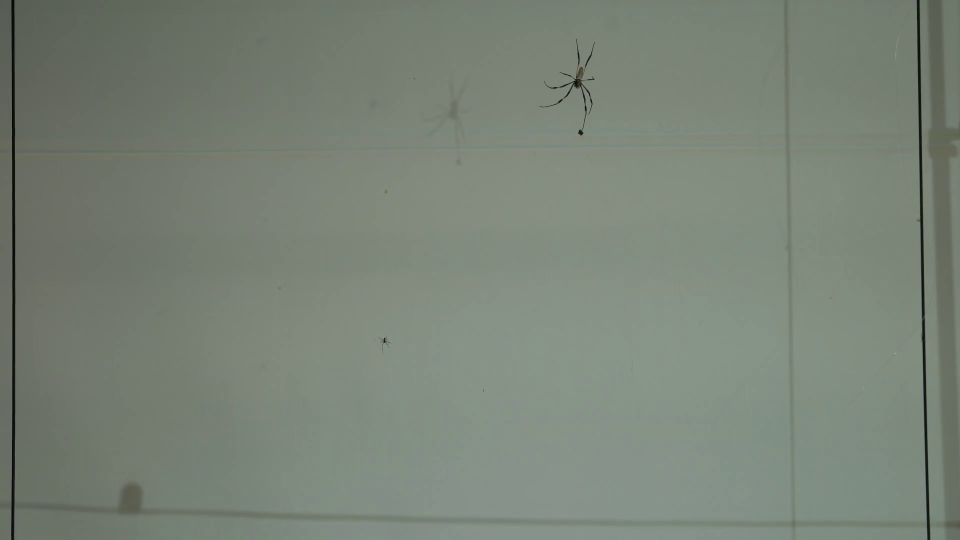
#> input picture frame 235 of videos/C003.mp4, 1920 x 1080 px, given in place of fish_video.mp4, which was not available (shown at 1/2 size)
$ jupyter execute --allow-errors '3a Fish_fast-start_escape_response.ipynb'   (older library calls are emulated)   (text cells are left out)
#> lines starting #> are read from the running program, lines starting #| are printed output that depends on the picture; after the words box and inside, x2 and y2 are one past the last pixel; in counts of white or black regions, pixels touching at a corner belong together; pictures that were not available may be replaced by others from this repository, and a replacement may not be noted
### examples/tracktor.py
import numpy as np
import pandas as pd
import cv2
from sklearn.cluster import KMeans
from scipy.optimize import linear_sum_assignment
from scipy.spatial.distance import cdist

def colour_to_thresh(frame, block_size = 31, offset = 25):
    """
    This function retrieves a video frame and preprocesses it for object tracking.
    The code blurs image to reduce noise, converts it to greyscale and then returns a
    thresholded version of the original image.

    Parameters
    ----------
    frame: ndarray, shape(n_rows, n_cols, 3)
        source image containing all three colour channels
    block_size: int(optional), default = 31
        block_size determines the width of the kernel used for adaptive thresholding.
        Note: block_size must be odd. If even integer is used, the programme will add
        1 to the block_size to make it odd.
    offset: int(optional), default = 25
        constant subtracted from the mean value within the block

    Returns
    -------
    thresh: ndarray, shape(n_rows, n_cols, 1)
        binarised(0,255) image
    """
    frame = cv2.blur(frame, (5,5))
    gray = cv2.cvtColor(frame, cv2.COLOR_BGR2GRAY)
    thresh = cv2.adaptiveThreshold(gray, 255, cv2.ADAPTIVE_THRESH_MEAN_C, cv2.THRESH_BINARY_INV, block_size, offset)
    return thresh

def detect_and_draw_contours(frame, thresh, meas_last, meas_now, min_area = 0, max_area = 10000):
    """
    This function detects contours, thresholds them based on area and draws them.

    Parameters
    ----------
    frame: ndarray, shape(n_rows, n_cols, 3)
        source image containing all three colour channels
    thresh: ndarray, shape(n_rows, n_cols, 1)
        binarised(0,255) image
    meas_last: array_like, dtype=float
        individual's location on previous frame
    meas_now: array_like, dtype=float
        individual's location on current frame
    min_area: int
        minimum area threhold used to detect the object of interest
    max_area: int
        maximum area threhold used to detect the object of interest

    Returns
    -------
    final: ndarray, shape(n_rows, n_cols, 3)
        final output image composed of the input frame with object contours
        and centroids overlaid on it
    contours: list
        a list of all detected contours that pass the area based threhold criterion
    meas_last: array_like, dtype=float
        individual's location on previous frame
    meas_now: array_like, dtype=float
        individual's location on current frame
    """
    # Detect contours and draw them based on specified area thresholds
    if int(cv2.__version__[0]) == 3:
    	img, contours, hierarchy = cv2.findContours(thresh.copy(), cv2.RETR_TREE, cv2.CHAIN_APPROX_SIMPLE)
    else:
    	contours, hierarchy = cv2.findContours(thresh.copy(), cv2.RETR_TREE, cv2.CHAIN_APPROX_SIMPLE)
    img = cv2.cvtColor(thresh.copy(), cv2.COLOR_GRAY2BGR)

    final = frame.copy()

    i = 0
    meas_last = meas_now.copy()
    del meas_now[:]
    while i < len(contours):
        area = cv2.contourArea(contours[i])
        if area < min_area or area > max_area:
            contours = contours[:i] + contours[i+1:]
        else:
            cv2.drawContours(final, contours, i, (0,0,255), 1)
            M = cv2.moments(contours[i])
            if M['m00'] != 0:
            	cx = M['m10']/M['m00']
            	cy = M['m01']/M['m00']
            else:
            	cx = 0
            	cy = 0
            meas_now.append([cx,cy])
            i += 1
    return final, contours, meas_last, meas_now

# [35 lines left out: function apply_k_means, not called in this run]

def hungarian_algorithm(meas_last, meas_now):
    """
    The hungarian algorithm is a combinatorial optimisation algorithm used
    to solve assignment problems. Here, we use the algorithm to reduce noise
    due to ripples and to maintain individual identity. This is accomplished
    by minimising a cost function; in this case, euclidean distances between
    points measured in previous and current step. The algorithm here is written
    to be flexible as the number of contours detected between successive frames
    changes. However, an error will be returned if zero contours are detected.

    Parameters
    ----------
    meas_last: array_like, dtype=float
        individual's location on previous frame
    meas_now: array_like, dtype=float
        individual's location on current frame

    Returns
    -------
    row_ind: array, dtype=int64
        individual identites arranged according to input ``meas_last``
    col_ind: array, dtype=int64
        individual identities rearranged based on matching locations from
        ``meas_last`` to ``meas_now`` by minimising the cost function
    """
    meas_last = np.array(meas_last)
    meas_now = np.array(meas_now)
    if meas_now.shape != meas_last.shape:
        if meas_now.shape[0] < meas_last.shape[0]:
            while meas_now.shape[0] != meas_last.shape[0]:
                meas_last = np.delete(meas_last, meas_last.shape[0]-1, 0)
        else:
            result = np.zeros(meas_now.shape)
            result[:meas_last.shape[0],:meas_last.shape[1]] = meas_last
            meas_last = result

    meas_last = list(meas_last)
    meas_now = list(meas_now)
    cost = cdist(meas_last, meas_now)
    row_ind, col_ind = linear_sum_assignment(cost)
    return row_ind, col_ind

def reorder_and_draw(final, colours, n_inds, col_ind, meas_now, df, mot, fr_no):
    """
    This function reorders the measurements in the current frame to match
    identity from previous frame. This is done by using the results of the
    hungarian algorithm from the array col_inds.

    Parameters
    ----------
    final: ndarray, shape(n_rows, n_cols, 3)
        final output image composed of the input frame with object contours
        and centroids overlaid on it
    colours: list, tuple
        list of tuples that represent colours used to assign individual identities
    n_inds: int
        total number of individuals being tracked
    col_ind: array, dtype=int64
        individual identities rearranged based on matching locations from
        ``meas_last`` to ``meas_now`` by minimising the cost function
    meas_now: array_like, dtype=float
        individual's location on current frame
    df: pandas.core.frame.DataFrame
        this dataframe holds tracked coordinates i.e. the tracking results
    mot: bool
        this boolean determines if we apply the alogrithm to a multi-object
        tracking problem

    Returns
    -------
    final: ndarray, shape(n_rows, n_cols, 3)
        final output image composed of the input frame with object contours
        and centroids overlaid on it
    meas_now: array_like, dtype=float
        individual's location on current frame
    df: pandas.DataFrame
        this dataframe holds tracked coordinates i.e. the tracking results
    """
    # Reorder contours based on results of the hungarian algorithm
    equal = np.array_equal(col_ind, list(range(len(col_ind))))
    if equal == False:
        current_ids = col_ind.copy()
        reordered = [i[0] for i in sorted(enumerate(current_ids), key=lambda x:x[1])]
        meas_now = [x for (y,x) in sorted(zip(reordered,meas_now))]

    # Draw centroids
    if mot == False:
        for i in range(len(meas_now)):
            if colours[i%4] == (0,0,255):
                cv2.circle(final, tuple([int(x) for x in meas_now[i]]), 5, colours[i%4], -1, cv2.LINE_AA)
    else:
        for i in range(n_inds):
            cv2.circle(final, tuple([int(x) for x in meas_now[i]]), 5, colours[i%n_inds], -1, cv2.LINE_AA)

    # add frame number
    font = cv2.FONT_HERSHEY_SCRIPT_SIMPLEX
    cv2.putText(final, str(int(fr_no)), (5,30), font, 1, (255,255,255), 2)

    return final, meas_now, df

# [20 lines left out: function reject_outliers, not called in this run]

### examples/3a Fish_fast-start_escape_response.ipynb
[cell 1]
import numpy as np
import pandas as pd
import tracktor as tr
import cv2
import sys
import scipy.signal
from scipy.optimize import linear_sum_assignment
from scipy.spatial.distance import cdist

[cell 2]
# colours is a vector of BGR values which are used to identify individuals in the video
# since we only have one individual, the program will only use the first element from this array i.e. (0,0,255) - red
# number of elements in colours should be greater than n_inds (THIS IS NECESSARY FOR VISUALISATION ONLY)
n_inds = 1
colours = [(0,0,255),(0,255,255),(255,0,255),(255,255,255),(255,255,0),(255,0,0),(0,255,0),(0,0,0)]

# this is the block_size and offset used for adaptive thresholding (block_size should always be odd)
# these values are critical for tracking performance
block_size = 81
offset = 38

# the scaling parameter can be used to speed up tracking if video resolution is too high (use value 0-1)
scaling = 1.0

# minimum area and maximum area occupied by the animal in number of pixels
# this parameter is used to get rid of other objects in view that might be hard to threshold out but are differently sized
min_area = 1000
max_area = 10000

# mot determines whether the tracker is being used in noisy conditions to track a single object or for multi-object
# using this will enable k-means clustering to force n_inds number of animals
mot = False

# name of source video and paths
video = 'fish_video'
input_vidpath = '/mnt/ssd1/Documents/Vivek/tracktor/videos/' + video + '.mp4'
output_vidpath = '/mnt/ssd1/Documents/Vivek/tracktor/output/' + video + '_tracked.mp4'
output_filepath = '/mnt/ssd1/Documents/Vivek/tracktor/output/' + video + '_tracked.csv'
codec = 'DIVX' # try other codecs if the default doesn't work ('DIVX', 'avc1', 'XVID') note: this list is non-exhaustive

[cell 3]
## Open video
cap = cv2.VideoCapture(input_vidpath)
if cap.isOpened() == False:
    sys.exit('Video file cannot be read! Please check input_vidpath to ensure it is correctly pointing to the video file')

## Video writer class to output video with contour and centroid of tracked object(s)
# make sure the frame size matches size of array 'final'
fourcc = cv2.VideoWriter_fourcc(*codec)
output_framesize = (int(cap.read()[1].shape[1]*scaling),int(cap.read()[1].shape[0]*scaling))
#> output_framesize = (1920, 1080)
out = cv2.VideoWriter(filename = output_vidpath, fourcc = fourcc, fps = 30.0, frameSize = output_framesize, isColor = True)

## Individual location(s) measured in the last and current step
meas_last = list(np.zeros((n_inds,2)))
meas_now = list(np.zeros((n_inds,2)))

last = 0
df = []

while(True):
    # Capture frame-by-frame
    ret, frame = cap.read()

    this = cap.get(1)
    if ret == True:
        frame = cv2.resize(frame, None, fx = scaling, fy = scaling, interpolation = cv2.INTER_LINEAR)
        thresh = tr.colour_to_thresh(frame, block_size, offset)
#> in colour_to_thresh, `thresh = cv2.adaptiveThreshold(gray, 255, cv2.ADAPTIVE_THRESH_MEAN_C, ..`:
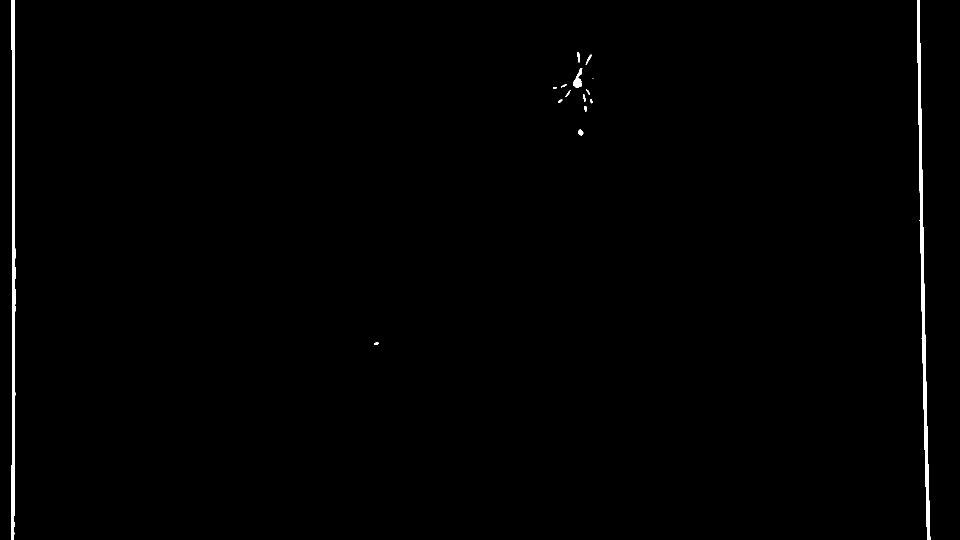
#> thresh: shape (1080, 1920) (shown at 1/2 size); 0.66% white; 16 white regions (1 under 20 px)
        final, contours, meas_last, meas_now = tr.detect_and_draw_contours(frame, thresh, meas_last, meas_now, min_area, max_area)
#> in detect_and_draw_contours, `contours, hierarchy = cv2.findContours(thresh.copy(), cv2.RETR_TREE, c..`: contours = 16 contours, 3 with area under 20; largest, box (x1, y1, x2, y2) and area: (1834, 0, 1861, 1080) 5354, (22, 0, 31, 1080) 5226, (1146, 136, 1165, 176) 321, (1156, 259, 1167, 271) 75, (1171, 109, 1183, 130) 48
#> the loop in detect_and_draw_contours, `while i < len(contours):` made 16 passes
#> (area, cx, cy, i) on passes 15 to 16: (5354.5, 1845.5, 556.6, 1), (5226, 26.3, 547.8, 2)
#> after the loop in detect_and_draw_contours, `while i < len(contours):`:
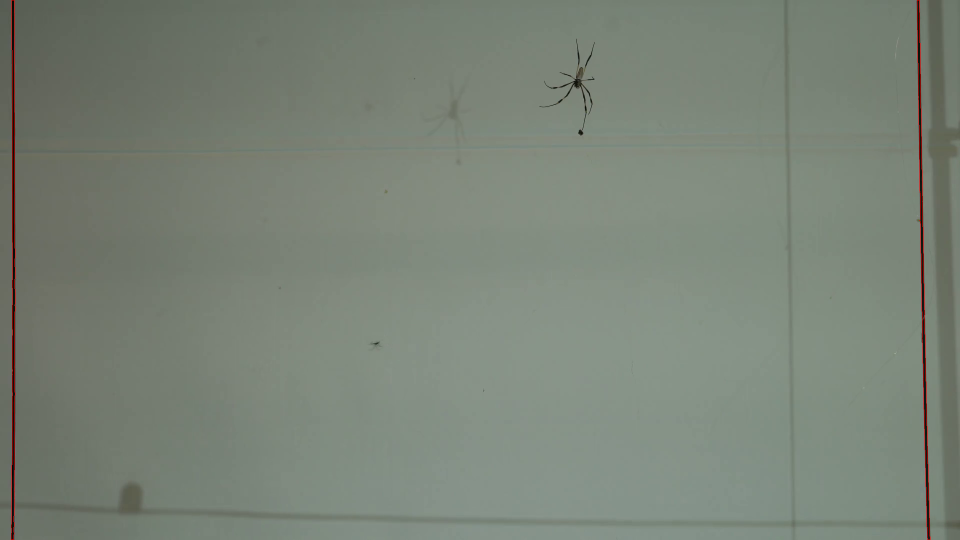
#> final: shape (1080, 1920, 3) (shown at 1/2 size); mean B, G, R 119.2, 131, 121.9
#> after the loop in detect_and_draw_contours, `while i < len(contours):`: i = 2; meas_now = [[1845.5, 556.6], [26.3, 547.8]]
#> contours = 2 contours; box (x1, y1, x2, y2) and area: (1834, 0, 1861, 1080) 5354, (22, 0, 31, 1080) 5226; meas_last = [[0, 0]]; meas_now = [[1845.5, 556.6], [26.3, 547.8]]
        row_ind, col_ind = tr.hungarian_algorithm(meas_last, meas_now)
#> in hungarian_algorithm, `meas_last = np.array(meas_last)`: meas_last = [[0, 0]]
#> in hungarian_algorithm, `meas_now = np.array(meas_now)`: meas_now = [[1845.5, 556.6], [26.3, 547.8]]
#> in hungarian_algorithm, `cost = cdist(meas_last, meas_now)`: cost = [[1927.6, 548.4], [1927.6, 548.4]]
#> in hungarian_algorithm, `row_ind, col_ind = linear_sum_assignment(cost)`: row_ind = [0, 1]
#> row_ind = [0, 1]; col_ind = [0, 1]
        final, meas_now, df = tr.reorder_and_draw(final, colours, n_inds, col_ind, meas_now, df, mot, this)
#> in reorder_and_draw, `equal = np.array_equal(col_ind, list(range(len(col_ind))))`: equal = True
#> the loop in reorder_and_draw, `for i in range(len(meas_now)):` made 2 passes
#> in reorder_and_draw, `font = cv2.FONT_HERSHEY_SCRIPT_SIMPLEX`: font = 6
#> df = []

        # Create output dataframe
        for i in range(n_inds):
            df.append([this, meas_now[i][0], meas_now[i][1]])
#> after the loop, df = [[238, 1845.5, 556.6]]

        # Display the resulting frame
        out.write(final)
        cv2.imshow('frame', final)
        if cv2.waitKey(1) == 27 or meas_now[0][0] < 20 or meas_now[0][0] > cap.get(3) - 20 or meas_now[0][1] < 20 or meas_now[0][1] > cap.get(4) - 20:
#> (key Esc is pressed here)
            break

    if last >= this:
        break

    last = this

## Write positions to file
df = pd.DataFrame(np.matrix(df), columns = ['frame','pos_x','pos_y'])
#> df = table of 1 rows and 3 columns
#> (the rest of this cell did not finish here and is left out)

#> (a cell that did not finish here is left out)

[cell 5]
import matplotlib.pyplot as plt

plt.figure(figsize=(5,5))
plt.scatter(df['pos_x'], df['pos_y'], c=df['frame'], alpha=0.5)
plt.xlabel('X', fontsize=16)
plt.ylabel('Y', fontsize=16)
plt.tight_layout()
plt.savefig('imgs/ex1_fig1a.eps', format='eps', dpi=300)
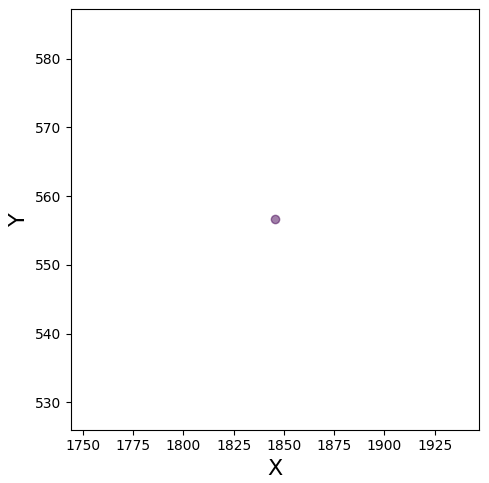
#> figure drawn by matplotlib, 1 panel
plt.show()

plt.figure(figsize=(5,5))
plt.hist2d(df['pos_x'], df['pos_y'], bins=20)
plt.xlabel('X', fontsize=16)
plt.ylabel('Y', fontsize=16)
plt.tight_layout()
plt.savefig('imgs/ex1_fig1b.eps', format='eps', dpi=300)
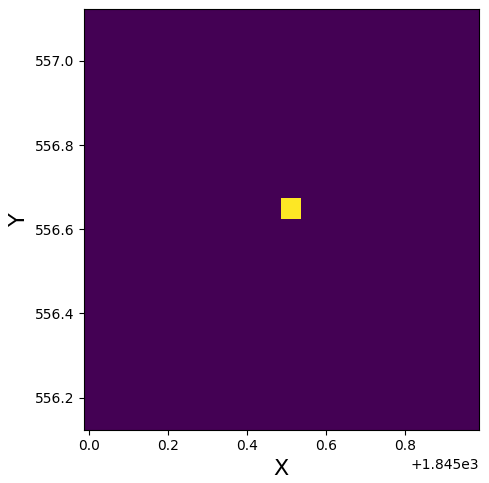
#> figure drawn by matplotlib, 1 panel
plt.show()

[cell 6]
## Parameters like speed and acceleration can be very noisy. Small noise in positional data is amplified as we take the
## derivative to get speed and acceleration. We therefore smooth this data to obtain reliable values and eliminate noise.

# the smoothing window parameter determines the extent of smoothing (this parameter must be odd)
smoothing_window = 11

## Fill in the parameters below if you'd like movement measures to be converted from pixels and frames to
## real-world measures (cms and secs)

# Frame-rate (fps or frames per second) of recorded video to calculate time
fps = 1000

# Pixels per cm to in the recorded video to calculate distances
pxpercm = 78 * scaling

[cell 7]
dx = df['pos_x'] - df['pos_x'].shift(n_inds)
dy = df['pos_y'] - df['pos_y'].shift(n_inds)
d2x = dx - dx.shift(1)
d2y = dy - dy.shift(1)
df['speed'] = np.sqrt(dx**2 + dy**2)
#> (the rest of this cell did not finish here and is left out)

[cell 8]
def cumul_dist(start_fr, end_fr):
    if start_fr != 1:
        cumul_dist = df['cum_dist'][df['frame'] == end_fr].values[0] - df['cum_dist'][df['frame'] == start_fr].values[0]
    else:
        cumul_dist = df['cum_dist'][df['frame'] == end_fr].values[0]
    return cumul_dist

#> (a cell that did not finish here is left out)


[cell 10]
df['time'] = df['frame'] / fps
df['speed'] = df['speed'] * fps / pxpercm
#> (the rest of this cell did not finish here and is left out)

#> (a cell that did not finish here is left out)


#> (a cell that did not finish here is left out)

#> (a cell that did not finish here is left out)

#> (a cell that did not finish here is left out)

$ run again, starting later in the video
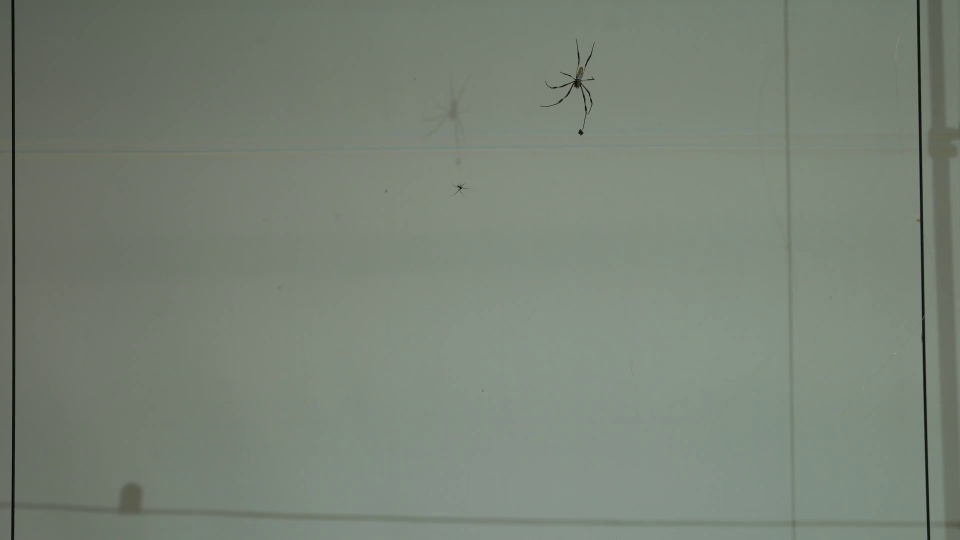
#> input picture frame 1058 of videos/C003.mp4, 1920 x 1080 px, given in place of fish_video.mp4, which was not available (shown at 1/2 size)
#> output_framesize = (1920, 1080)
#> thresh: shape (1080, 1920); 0.66% white; 17 white regions (2 under 20 px)
#> in detect_and_draw_contours, `contours, hierarchy = cv2.findContours(thresh.copy(), cv2.RETR_TREE, c..`: contours = 17 contours, 4 with area under 20; largest, box (x1, y1, x2, y2) and area: (1834, 0, 1861, 1080) 5334, (22, 0, 31, 1080) 5232, (1145, 136, 1165, 176) 323, (1156, 259, 1167, 270) 72, (1171, 109, 1183, 130) 48
#> img: shape (1080, 1920, 3); 0.66% white; 17 white regions (2 under 20 px)
#> the loop in detect_and_draw_contours, `while i < len(contours):` made 17 passes
#> (area, cx, cy, i) on passes 16 to 17: (5334, 1845.4, 557.5, 1), (5231.5, 26.28, 551.9, 2)
#> after the loop in detect_and_draw_contours, `while i < len(contours):`: i = 2; meas_now = [[1845.4, 557.5], [26.28, 551.9]]
#> `final, contours, meas_last, meas_now = tr.detect_and_draw_contours(fra..`: contours = 2 contours; box (x1, y1, x2, y2) and area: (1834, 0, 1861, 1080) 5334, (22, 0, 31, 1080) 5232; meas_last = [[0, 0]]; meas_now = [[1845.4, 557.5], [26.28, 551.9]]
#> in hungarian_algorithm, `meas_last = np.array(meas_last)`: meas_last = [[0, 0]]
#> in hungarian_algorithm, `meas_now = np.array(meas_now)`: meas_now = [[1845.4, 557.5], [26.28, 551.9]]
#> cost = [[1927.8, 552.5], [1927.8, 552.5]]
#> in hungarian_algorithm, `row_ind, col_ind = linear_sum_assignment(cost)`: row_ind = [0, 1]; col_ind = [1, 0]
#> `row_ind, col_ind = tr.hungarian_algorithm(meas_last, meas_now)`: row_ind = [0, 1]; col_ind = [1, 0]
#> equal = False
#> current_ids = [1, 0]
#> in reorder_and_draw, `meas_now = [x for (y,x) in sorted(zip(reordered,meas_now))]`: meas_now = [[26.28, 551.9], [1845.4, 557.5]]
#> the loop in reorder_and_draw, `for i in range(len(meas_now)):` made 2 passes
#> font = 6
#> `final, meas_now, df = tr.reorder_and_draw(final, colours, n_inds, col_..`: meas_now = [[26.28, 551.9], [1845.4, 557.5]]; df = []
#> after the loop `for i in range(n_inds):`: df = [[1061, 26.28, 551.9]]
#> `df = pd.DataFrame(np.matrix(df), columns = ['frame','pos_x','pos_y'])`: df = table of 1 rows and 3 columns
#> `plt.savefig('imgs/ex1_fig1a.eps', format='eps', dpi=300)`:
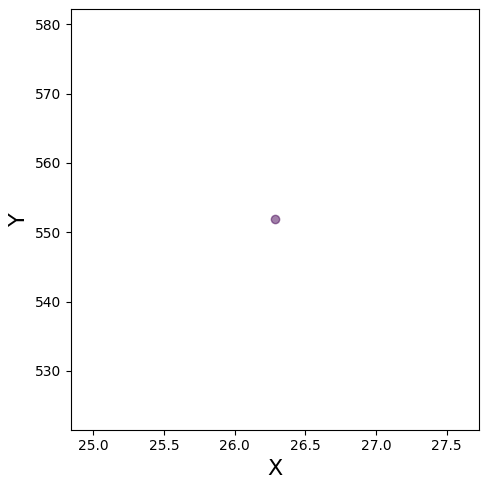
#> figure drawn by matplotlib, 1 panel
#> `plt.savefig('imgs/ex1_fig1b.eps', format='eps', dpi=300)`:
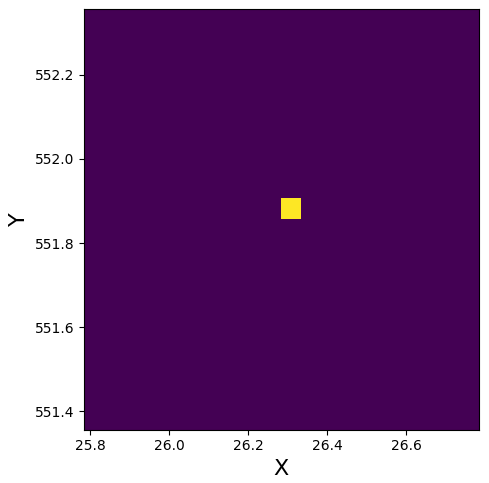
#> figure drawn by matplotlib, 1 panel
